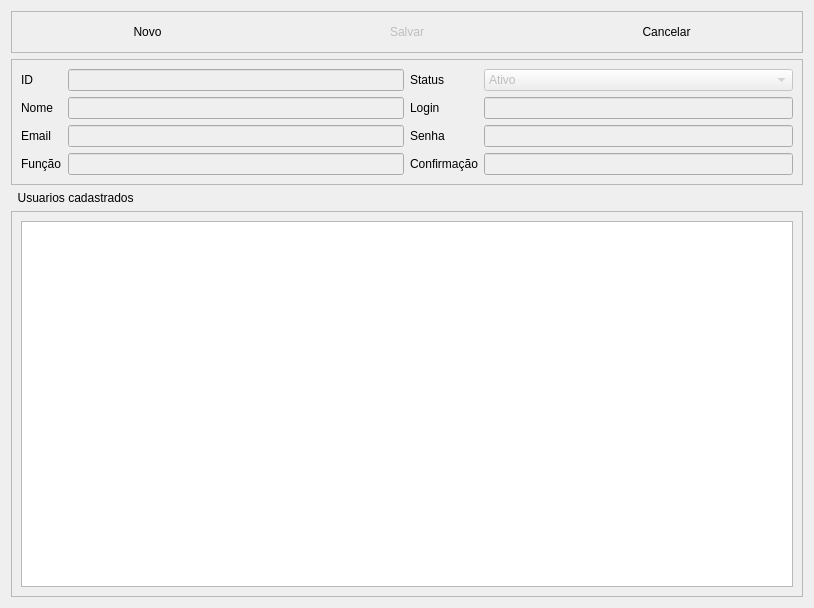
<?xml version="1.0" encoding="UTF-8"?>
<ui version="4.0">
 <class>Dialog</class>
 <widget class="QDialog" name="Dialog">
  <property name="geometry">
   <rect>
    <x>0</x>
    <y>0</y>
    <width>814</width>
    <height>608</height>
   </rect>
  </property>
  <property name="windowTitle">
   <string>Cadastro de Usuario</string>
  </property>
  <property name="windowIcon">
   <iconset resource="img.qrc">
    <normaloff>:/newPrefix/images/Profile.png</normaloff>:/newPrefix/images/Profile.png</iconset>
  </property>
  <layout class="QVBoxLayout" name="verticalLayout">
   <item>
    <widget class="QFrame" name="frame_3">
     <property name="frameShape">
      <enum>QFrame::StyledPanel</enum>
     </property>
     <property name="frameShadow">
      <enum>QFrame::Raised</enum>
     </property>
     <layout class="QHBoxLayout" name="horizontalLayout_2">
      <item>
       <widget class="QPushButton" name="Novo">
        <property name="text">
         <string>Novo</string>
        </property>
        <property name="icon">
         <iconset resource="img.qrc">
          <normaloff>:/newPrefix/images/add.png</normaloff>:/newPrefix/images/add.png</iconset>
        </property>
        <property name="flat">
         <bool>true</bool>
        </property>
       </widget>
      </item>
      <item>
       <widget class="QPushButton" name="Salvar">
        <property name="enabled">
         <bool>false</bool>
        </property>
        <property name="text">
         <string>Salvar</string>
        </property>
        <property name="icon">
         <iconset resource="img.qrc">
          <normaloff>:/newPrefix/images/button_ok.png</normaloff>:/newPrefix/images/button_ok.png</iconset>
        </property>
        <property name="flat">
         <bool>true</bool>
        </property>
       </widget>
      </item>
      <item>
       <widget class="QPushButton" name="Deletar">
        <property name="text">
         <string>Cancelar</string>
        </property>
        <property name="icon">
         <iconset resource="img.qrc">
          <normaloff>:/newPrefix/images/button_cancel.png</normaloff>:/newPrefix/images/button_cancel.png</iconset>
        </property>
        <property name="flat">
         <bool>true</bool>
        </property>
       </widget>
      </item>
     </layout>
    </widget>
   </item>
   <item>
    <widget class="QFrame" name="frame_2">
     <property name="frameShape">
      <enum>QFrame::StyledPanel</enum>
     </property>
     <property name="frameShadow">
      <enum>QFrame::Raised</enum>
     </property>
     <layout class="QHBoxLayout" name="horizontalLayout">
      <item>
       <layout class="QFormLayout" name="formLayout">
        <item row="3" column="0">
         <widget class="QLabel" name="label_3">
          <property name="text">
           <string>Função</string>
          </property>
          <property name="buddy">
           <cstring>EditFuncao</cstring>
          </property>
         </widget>
        </item>
        <item row="2" column="0">
         <widget class="QLabel" name="label_2">
          <property name="text">
           <string>Email</string>
          </property>
          <property name="buddy">
           <cstring>EditEmail</cstring>
          </property>
         </widget>
        </item>
        <item row="1" column="0">
         <widget class="QLabel" name="label">
          <property name="text">
           <string>Nome</string>
          </property>
          <property name="buddy">
           <cstring>EditNome</cstring>
          </property>
         </widget>
        </item>
        <item row="0" column="0">
         <widget class="QLabel" name="label_9">
          <property name="text">
           <string>ID</string>
          </property>
         </widget>
        </item>
        <item row="3" column="1">
         <widget class="QLineEdit" name="EditFuncao">
          <property name="enabled">
           <bool>false</bool>
          </property>
         </widget>
        </item>
        <item row="2" column="1">
         <widget class="QLineEdit" name="EditEmail">
          <property name="enabled">
           <bool>false</bool>
          </property>
         </widget>
        </item>
        <item row="1" column="1">
         <widget class="QLineEdit" name="EditNome">
          <property name="enabled">
           <bool>false</bool>
          </property>
         </widget>
        </item>
        <item row="0" column="1">
         <widget class="QLineEdit" name="EditID">
          <property name="enabled">
           <bool>false</bool>
          </property>
         </widget>
        </item>
       </layout>
      </item>
      <item>
       <layout class="QFormLayout" name="formLayout_2">
        <item row="3" column="1">
         <widget class="QLineEdit" name="EditConfirme">
          <property name="enabled">
           <bool>false</bool>
          </property>
          <property name="echoMode">
           <enum>QLineEdit::Password</enum>
          </property>
         </widget>
        </item>
        <item row="3" column="0">
         <widget class="QLabel" name="label_6">
          <property name="text">
           <string>Confirmação</string>
          </property>
          <property name="buddy">
           <cstring>EditConfirme</cstring>
          </property>
         </widget>
        </item>
        <item row="2" column="0">
         <widget class="QLabel" name="label_5">
          <property name="text">
           <string>Senha</string>
          </property>
          <property name="buddy">
           <cstring>EditSenha</cstring>
          </property>
         </widget>
        </item>
        <item row="1" column="0">
         <widget class="QLabel" name="label_4">
          <property name="text">
           <string>Login</string>
          </property>
          <property name="buddy">
           <cstring>EditLogin</cstring>
          </property>
         </widget>
        </item>
        <item row="2" column="1">
         <widget class="QLineEdit" name="EditSenha">
          <property name="enabled">
           <bool>false</bool>
          </property>
          <property name="echoMode">
           <enum>QLineEdit::Password</enum>
          </property>
         </widget>
        </item>
        <item row="0" column="0">
         <widget class="QLabel" name="label_8">
          <property name="text">
           <string>Status</string>
          </property>
         </widget>
        </item>
        <item row="1" column="1">
         <widget class="QLineEdit" name="EditLogin">
          <property name="enabled">
           <bool>false</bool>
          </property>
         </widget>
        </item>
        <item row="0" column="1">
         <widget class="QComboBox" name="ComboStatus">
          <property name="enabled">
           <bool>false</bool>
          </property>
          <item>
           <property name="text">
            <string>Ativo</string>
           </property>
          </item>
          <item>
           <property name="text">
            <string>Inativo</string>
           </property>
          </item>
         </widget>
        </item>
       </layout>
      </item>
     </layout>
    </widget>
   </item>
   <item>
    <widget class="QLabel" name="label_7">
     <property name="text">
      <string>  Usuarios cadastrados</string>
     </property>
    </widget>
   </item>
   <item>
    <widget class="QFrame" name="frame_4">
     <property name="frameShape">
      <enum>QFrame::StyledPanel</enum>
     </property>
     <property name="frameShadow">
      <enum>QFrame::Raised</enum>
     </property>
     <layout class="QHBoxLayout" name="horizontalLayout_3">
      <item>
       <widget class="QTableView" name="tabela">
        <property name="editTriggers">
         <set>QAbstractItemView::NoEditTriggers</set>
        </property>
        <property name="tabKeyNavigation">
         <bool>false</bool>
        </property>
        <property name="alternatingRowColors">
         <bool>true</bool>
        </property>
        <property name="selectionMode">
         <enum>QAbstractItemView::SingleSelection</enum>
        </property>
        <property name="selectionBehavior">
         <enum>QAbstractItemView::SelectRows</enum>
        </property>
        <property name="sortingEnabled">
         <bool>true</bool>
        </property>
        <attribute name="horizontalHeaderStretchLastSection">
         <bool>true</bool>
        </attribute>
        <attribute name="horizontalHeaderStretchLastSection">
         <bool>true</bool>
        </attribute>
       </widget>
      </item>
     </layout>
    </widget>
   </item>
  </layout>
 </widget>
 <tabstops>
  <tabstop>EditNome</tabstop>
  <tabstop>EditEmail</tabstop>
  <tabstop>EditFuncao</tabstop>
  <tabstop>ComboStatus</tabstop>
  <tabstop>EditLogin</tabstop>
  <tabstop>EditSenha</tabstop>
  <tabstop>EditConfirme</tabstop>
  <tabstop>Salvar</tabstop>
  <tabstop>Novo</tabstop>
  <tabstop>EditID</tabstop>
  <tabstop>Deletar</tabstop>
  <tabstop>tabela</tabstop>
 </tabstops>
 <resources>
  <include location="img.qrc"/>
 </resources>
 <connections/>
</ui>
